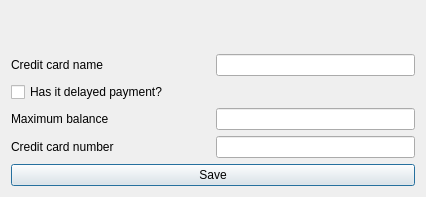
<?xml version="1.0" encoding="UTF-8"?>
<ui version="4.0">
 <class>frmCreditCardsAdd</class>
 <widget class="QDialog" name="frmCreditCardsAdd">
  <property name="windowModality">
   <enum>Qt::WindowModal</enum>
  </property>
  <property name="geometry">
   <rect>
    <x>0</x>
    <y>0</y>
    <width>426</width>
    <height>197</height>
   </rect>
  </property>
  <property name="windowTitle">
   <string>New credit card</string>
  </property>
  <property name="windowIcon">
   <iconset resource="../images/xulpymoney.qrc">
    <normaloff>:/xulpymoney/visa2.png</normaloff>:/xulpymoney/visa2.png</iconset>
  </property>
  <property name="modal">
   <bool>true</bool>
  </property>
  <layout class="QHBoxLayout" name="horizontalLayout_8">
   <item>
    <layout class="QVBoxLayout" name="verticalLayout">
     <item>
      <widget class="QLabel" name="lblTitle">
       <property name="font">
        <font>
         <pointsize>14</pointsize>
         <weight>75</weight>
         <bold>true</bold>
        </font>
       </property>
       <property name="styleSheet">
        <string notr="true">color: rgb(0, 128, 0);</string>
       </property>
       <property name="alignment">
        <set>Qt::AlignCenter</set>
       </property>
      </widget>
     </item>
     <item>
      <layout class="QHBoxLayout" name="horizontalLayout_5">
       <item>
        <widget class="QLabel" name="label_5">
         <property name="text">
          <string>Credit card name</string>
         </property>
        </widget>
       </item>
       <item>
        <widget class="QLineEdit" name="txtCreditCard">
         <property name="sizePolicy">
          <sizepolicy hsizetype="Minimum" vsizetype="Fixed">
           <horstretch>0</horstretch>
           <verstretch>0</verstretch>
          </sizepolicy>
         </property>
        </widget>
       </item>
      </layout>
     </item>
     <item>
      <layout class="QHBoxLayout" name="horizontalLayout">
       <item>
        <widget class="QCheckBox" name="chkDelayed">
         <property name="text">
          <string>Has it delayed payment?</string>
         </property>
        </widget>
       </item>
      </layout>
     </item>
     <item>
      <layout class="QHBoxLayout" name="horizontalLayout_7">
       <item>
        <widget class="QLabel" name="label_7">
         <property name="text">
          <string>Maximum balance</string>
         </property>
        </widget>
       </item>
       <item>
        <widget class="myQLineEdit" name="txtMaximum">
         <property name="sizePolicy">
          <sizepolicy hsizetype="Minimum" vsizetype="Fixed">
           <horstretch>0</horstretch>
           <verstretch>0</verstretch>
          </sizepolicy>
         </property>
        </widget>
       </item>
      </layout>
     </item>
     <item>
      <layout class="QHBoxLayout" name="horizontalLayout_4">
       <item>
        <widget class="QLabel" name="label_4">
         <property name="text">
          <string>Credit card number</string>
         </property>
        </widget>
       </item>
       <item>
        <widget class="QLineEdit" name="txtNumber">
         <property name="sizePolicy">
          <sizepolicy hsizetype="Minimum" vsizetype="Fixed">
           <horstretch>0</horstretch>
           <verstretch>0</verstretch>
          </sizepolicy>
         </property>
        </widget>
       </item>
      </layout>
     </item>
     <item>
      <widget class="QPushButton" name="cmd">
       <property name="text">
        <string>Save</string>
       </property>
       <property name="icon">
        <iconset resource="../images/xulpymoney.qrc">
         <normaloff>:/xulpymoney/save.png</normaloff>:/xulpymoney/save.png</iconset>
       </property>
      </widget>
     </item>
    </layout>
   </item>
  </layout>
 </widget>
 <customwidgets>
  <customwidget>
   <class>myQLineEdit</class>
   <extends>QLineEdit</extends>
   <header location="global">myqlineedit</header>
  </customwidget>
 </customwidgets>
 <resources>
  <include location="../images/xulpymoney.qrc"/>
 </resources>
 <connections/>
</ui>
